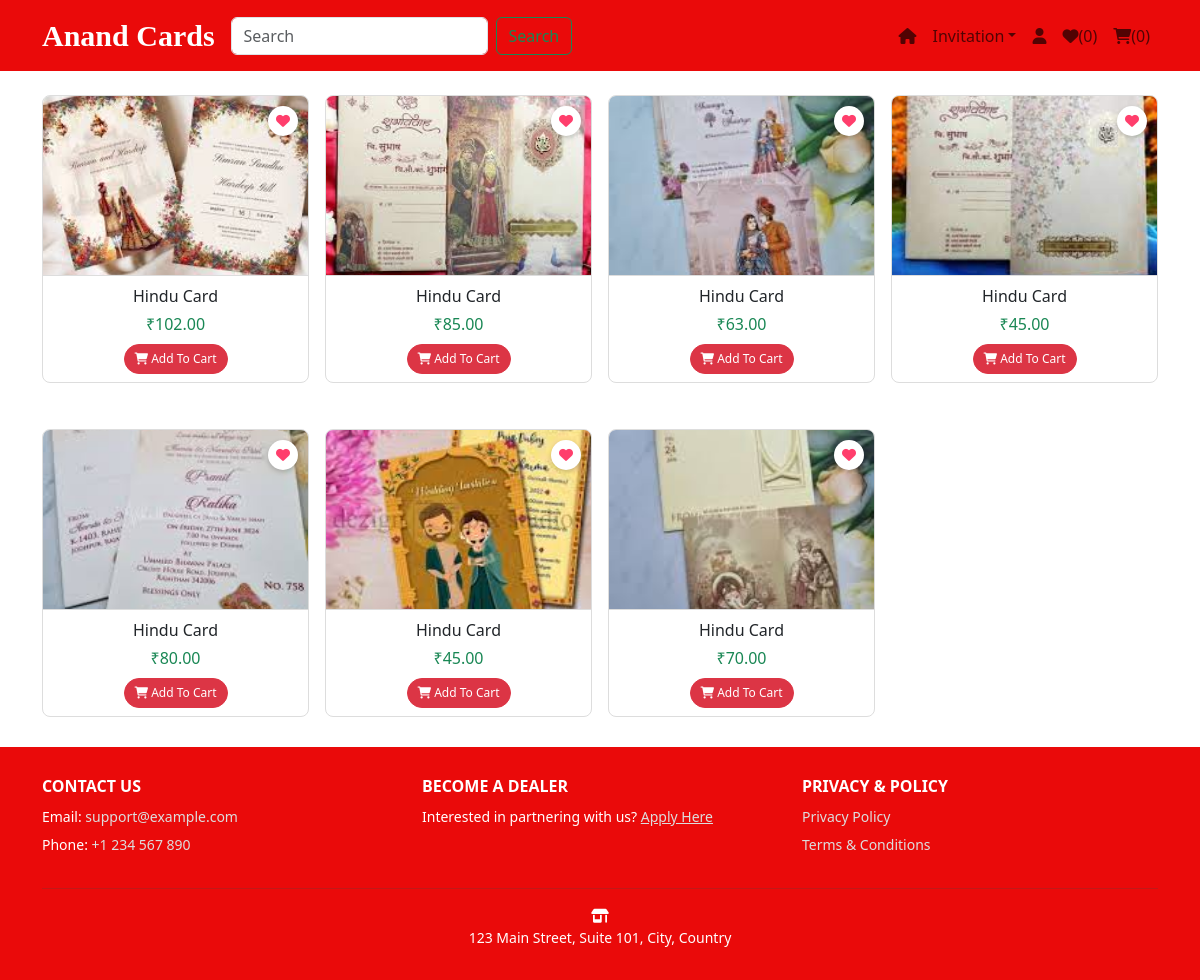
The app's page /Products/ with its own data.
### Products/models.py (models this page shows, shortened)
class Product(models.Model):
    id = models.AutoField(primary_key=True)
    name = models.CharField(max_length=200)
    price = models.DecimalField(max_digits=10, decimal_places=2)
    image = models.ImageField(upload_to='imges/')
    CATEGORY_CHOICES = [
        ('Hindu Cards', 'Hindu Cards'),
        ('Muslim Cards', 'Muslim Cards'),
        ('Worship Cards', 'Worship Cards'),
    ]
    category = models.CharField(max_length=50, choices=CATEGORY_CHOICES)
    STOCK_CHOICES = [
        ('In stock', 'In stock'),
        ('Out of stock', 'Out of stock'),
    ]
    stock = models.CharField(max_length=20, choices=STOCK_CHOICES, default='In stock')

### Products/views.py (the view)
# urls.py: path('Products/', product_list_view, name='product_list'),  # Renders products/product_list.html
def product_list_view(request):
    category = request.GET.get('category', 'Hindu Cards')
    if category == 'Muslim Cards':
        template_name = 'Products/muslimcards.html'
    elif category == 'Worship Cards':
        template_name = 'Products/worshipcards.html'
    else:
        template_name = 'Products/hinducards.html'
    print(f"Using template: {template_name}")  # Debugging output
    if category:
        products = Product.objects.filter(category=category)
    else:
        products = Product.objects.all()
    paginator = Paginator(products, 10)
    page_number = request.GET.get('page')
    page_obj = paginator.get_page(page_number)
    return render(request, template_name, {'products': page_obj})

### Products/templates/Products/hinducards.html (shortened to what this page needs)
{% load static %}
<!DOCTYPE html>
<html lang="en">
<head>
    <link href="https://cdn.jsdelivr.net/npm/bootstrap@5.3.0/dist/css/bootstrap.min.css" rel="stylesheet">
    <link href="https://cdnjs.cloudflare.com/ajax/libs/font-awesome/6.0.0/css/all.min.css" rel="stylesheet">
</head>
<body>
    <nav class="navbar navbar-expand-lg navbar-light" style="background-color:rgb(234, 10, 10)">
        <div class="container">
            <a class="navbar-brand" href="/">
                <strong class="main-title">Anand Cards</strong>
            </a>
            <form class="d-flex">
                <input class="form-control me-2" type="search" placeholder="Search" aria-label="Search">
                <button class="btn btn-outline-success" type="submit">Search</button>
            </form>
            <div class="collapse navbar-collapse" id="navbarNav">
                <ul class="navbar-nav ms-auto">
                    <li class="nav-item"><a class="nav-link" href="/"><i class="fa-solid fa-home"></i></a></li>
                    <li class="nav-item dropdown">
                        <a class="nav-link dropdown-toggle" href="#" id="navbarDropdown" role="button" data-bs-toggle="dropdown" aria-expanded="true">Invitation</a>
                    </li>
                    <li class="nav-item"><a class="nav-link" href="#"><i class="fa-solid fa-user"></i></a></li>
                    <li class="nav-item"><a class="nav-link" href="{% url 'view_wishlist' %}"><i class="fa-solid fa-heart"></i>(<span id="wishlist-count">{{ request.session.wishlist|length }}</span>)</a></li>
                    <li class="nav-item"><a class="nav-link" href="{% url 'view_cart' %}"><i class="fa-solid fa-shopping-cart"></i>(<span id="cart-count">{{ request.session.cart|length }}</span>)</a></li>
                </ul>
            </div>
        </div>
    </nav>
    <div class="wrapper-container" style="background-color:rgb(255, 255, 255);">
        <div class="container mt-4">
            <div class="row g-3">
                {% for product in products %}
                <div class="col-6 col-md-4 col-lg-3">
                    <div class="card product-card" style="position: relative; overflow: hidden; border: 1px solid #ddd; border-radius: 8px;">
                        <button type="button" class="btn btn-light wishlist-btn position-absolute" data-product-id="{{ product.id }}"
                                style="top: 10px; right: 10px; z-index: 10;">
                            <i class="fas fa-heart"></i>
                        </button>
                        <img src="{{ product.image.url }}" alt="{{ product.name }}" class="card-img-top"
                             style="width: 100%; height: 180px; object-fit: cover; border-bottom: 1px solid #ddd;">
                        <div class="card-body text-center p-2">
                            <p class="card-title mb-1 text-truncate" title="{{ product.name }}">{{ product.name }}</p>
                            <p class="card-text text-success mb-2">₹{{ product.price }}</p>
                            {% if product.id in cart_product_ids %}
                            <button class="btn btn-secondary btn-sm addToCart" disabled>
                                <i class="fas fa-shopping-cart"></i> Added to Cart
                            </button>
                            {% else %}
                            <button type="button" class="btn btn-danger btn-sm addToCart" data-product-id="{{ product.id }}">
                                <i class="fas fa-shopping-cart"></i> Add To Cart
                            </button>
                            {% endif %}
                        </div>
                    </div>
                </div>
                {% empty %}
                <p class="text-center">No products available in this category.</p>
                {% endfor %}
            </div>
        </div>
    </div>
    <footer style="background-color:rgb(234, 10, 10); color: white;">
        <div class="container">
            <div class="row">
                <div class="col-md-4">
                    <h6 class="text-uppercase">Contact Us</h6>
                    <ul class="list-unstyled">
                        <li>Email: <a href="mailto:support@example.com" style="color: #ddd;">support@example.com</a></li>
                        <li>Phone: <a href="tel:+1234567890" style="color: #ddd;">+1 234 567 890</a></li>
                    </ul>
                </div>
                <div class="col-md-4">
                    <h6 class="text-uppercase">Become a Dealer</h6>
                    <p>Interested in partnering with us? <a href="/become-a-dealer" style="color: #ddd;">Apply Here</a></p>
                </div>
                <div class="col-md-4">
                    <h6 class="text-uppercase">Privacy & Policy</h6>
                    <ul class="list-unstyled">
                        <li><a href="/privacy-policy" style="color: #ddd;">Privacy Policy</a></li>
                        <li><a href="/terms-conditions" style="color: #ddd;">Terms & Conditions</a></li>
                    </ul>
                </div>
            </div>
            <hr style="border-top: 1px solid #444;">
            <div class="text-center">
                <p>
                    <strong><i class="fa-solid fa-shop"></i></strong><br>
                    123 Main Street, Suite 101, City, Country
                </p>
            </div>
        </div>
    </footer>
</body>
</html>

### Products/templates/Products/hinducards.html (style rules this page uses)
.product-card { transition: transform 0.2s ease-in-out, box-shadow 0.2s ease-in-out; margin-bottom: 30px; }
.wishlist-btn { background-color: white; border: none; width: 30px; height: 30px; border-radius: 50%; box-shadow: 0 2px 5px rgba(0, 0, 0, 0.2); display: flex; align-items: center; justify-content: center; transition: background-color 0.2s ease; }
.wishlist-btn i { color: #ff3e6c; font-size: 14px; }
.addToCart { font-size: 12px; padding: 5px 10px; border-radius: 20px; transition: background-color 0.2s ease; }
footer { background-color: #f8f9fa; padding: 30px 0; font-size: 14px; line-height: 1.6; position: relative; bottom: 0; width: 100%; }
footer h6 { font-weight: bold; margin-bottom: 10px; }
footer ul { padding: 0; list-style-type: none; }
footer ul li { margin-bottom: 5px; }
footer ul li a { text-decoration: none; color: #ddd; }
footer p { margin: 0; }
.main-title { font-family: 'Lobster', cursive; color: white; font-size: 1.5em; }
html, body { height: 100%; margin: 0; }
.wrapper-container { min-height: 80vh; }

### records on screen
Product: image (picture), name "Hindu Card", price "102.00"
Product: image (picture), name "Hindu Card", price "85.00"
Product: image (picture), name "Hindu Card", price "63.00"
Product: image (picture), name "Hindu Card", price "45.00"
Product: image (picture), name "Hindu Card", price "80.00"
Product: image (picture), name "Hindu Card", price "45.00"
Product: image (picture), name "Hindu Card", price "70.00"

### other values on screen
{{ request.session.wishlist|length }} "0"
{{ request.session.cart|length }} "0"
